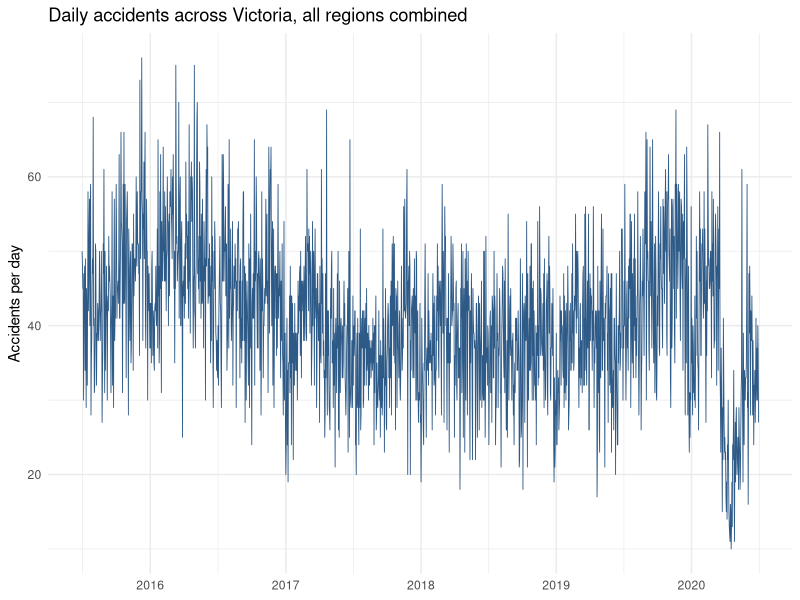
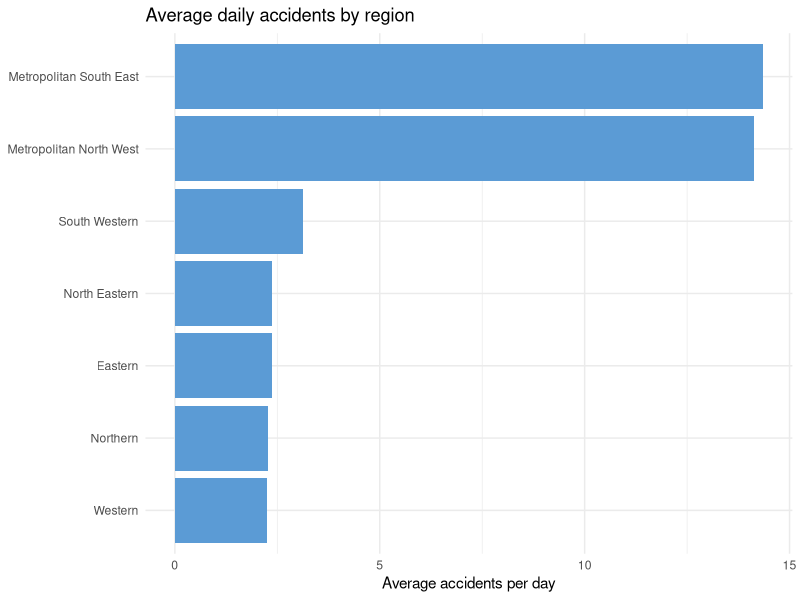
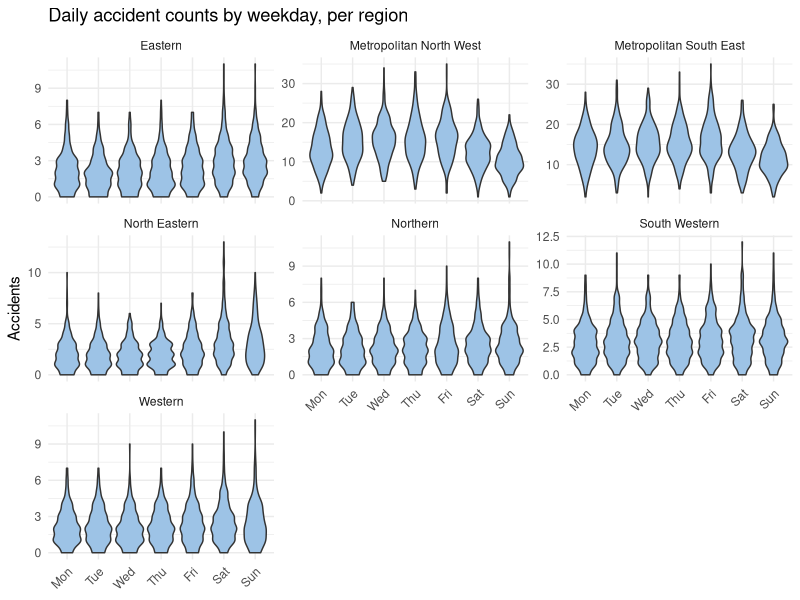
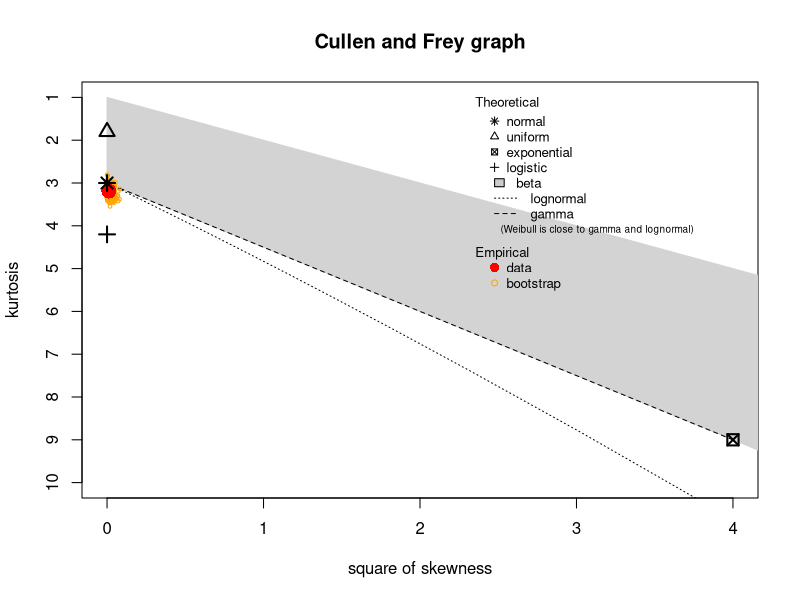
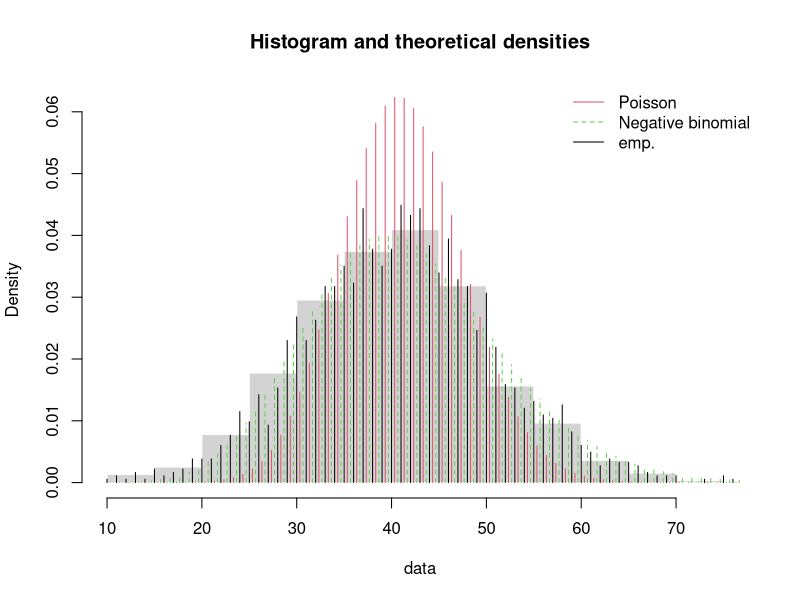

The R script that drew these images, in order:
## ---- chunk 1
knitr::opts_chunk$set(echo = TRUE, fig.path = "figures/", warning = FALSE, message = FALSE)
## ---- chunk 2
library(tidyverse)
library(lubridate)
library(fitdistrplus)
library(MASS)
## ---- chunk 3
region_names <- c("Eastern", "Metropolitan North West", "Metropolitan South East",
                   "North Eastern", "Northern", "South Western", "Western")
severity_names <- c("Fatal", "Serious", "NoInjury", "Other")

raw <- read_csv("data/car_accidents_victoria.csv", skip = 2, col_names = FALSE, show_col_types = FALSE)
colnames(raw) <- c("Date", paste(rep(region_names, each = 4), rep(severity_names, times = 7), sep = "__"))
raw$Date <- as.Date(raw$Date, format = "%d/%m/%Y")

accidents_long <- raw %>%
  pivot_longer(-Date, names_to = c("Region", "Severity"), names_sep = "__", values_to = "Count")

cat("Rows:", nrow(raw), " Date range:", format(min(raw$Date)), "to", format(max(raw$Date)), "\n")
## ---- chunk 4
n_missing <- sum(is.na(accidents_long$Count))
cat("Missing values:", n_missing, "out of", nrow(accidents_long), "cells\n")
accidents_long %>% filter(is.na(Count)) %>% count(Region, Severity)
## ---- chunk 5
accidents_long <- accidents_long %>%
  group_by(Region, Severity) %>%
  mutate(Count = ifelse(is.na(Count), round(mean(Count, na.rm = TRUE)), Count)) %>%
  ungroup()
## ---- chunk 6
daily_totals <- accidents_long %>%
  group_by(Date, Region) %>%
  summarise(Total_accidents = sum(Count), .groups = "drop") %>%
  mutate(Weekday = factor(wday(Date, label = TRUE, week_start = 1), ordered = FALSE))
## ---- chunk 7
daily_totals %>%
  group_by(Date) %>%
  summarise(Total = sum(Total_accidents)) %>%
  ggplot(aes(x = Date, y = Total)) +
  geom_line(color = "#2E5A87", linewidth = 0.3) +
  labs(title = "Daily accidents across Victoria, all regions combined",
       y = "Accidents per day", x = NULL) +
  theme_minimal()
## ---- chunk 8
daily_totals %>%
  group_by(Region) %>%
  summarise(Average_daily = mean(Total_accidents)) %>%
  ggplot(aes(x = reorder(Region, Average_daily), y = Average_daily)) +
  geom_col(fill = "#5B9BD5") +
  coord_flip() +
  labs(title = "Average daily accidents by region", x = NULL, y = "Average accidents per day") +
  theme_minimal()
## ---- chunk 9
daily_totals %>%
  ggplot(aes(x = Weekday, y = Total_accidents)) +
  geom_violin(fill = "#9DC3E6") +
  facet_wrap(~Region, scales = "free_y") +
  labs(title = "Daily accident counts by weekday, per region", y = "Accidents", x = NULL) +
  theme_minimal() +
  theme(axis.text.x = element_text(angle = 45, hjust = 1))
## ---- chunk 10
statewide_daily <- daily_totals %>%
  group_by(Date) %>%
  summarise(Total = sum(Total_accidents))

descdist(statewide_daily$Total, boot = 500)
## ---- chunk 11
pois_fit <- fitdist(statewide_daily$Total, "pois")
nbinom_fit <- fitdist(statewide_daily$Total, "nbinom")

gof <- gofstat(list(pois_fit, nbinom_fit), fitnames = c("Poisson", "Negative binomial"))
gof$aic
## ---- chunk 12
denscomp(list(pois_fit, nbinom_fit), legendtext = c("Poisson", "Negative binomial"))
## ---- chunk 13
cat("Mean:", round(mean(statewide_daily$Total), 2), " Variance:", round(var(statewide_daily$Total), 2), "\n")
## ---- chunk 14
nb_model <- glm.nb(Total_accidents ~ Weekday + Region, data = daily_totals)
summary(nb_model)
## ---- chunk 15
irr <- exp(coef(nb_model))
round(sort(irr[grepl("Weekday", names(irr))], decreasing = TRUE), 3)
